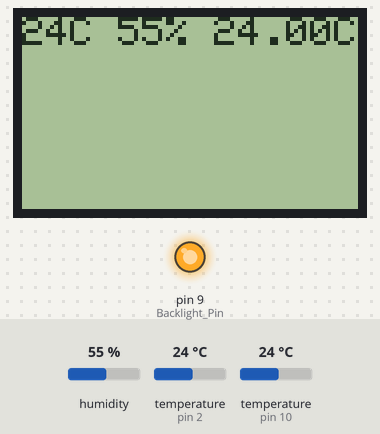
The sketch below on a simulated Arduino Uno, built with avr-gcc and run on an emulated ATmega328P. Shown: 84×48 one-colour display, output pins drawn as LEDs (lit = HIGH). The inputs (shaded band) are chosen by the test bench; at power-on: temperature (sensors on pin 10, pin 2) 24 °C, humidity 55 %.

Above: at 2.2 s.
2.3 s: temperature (sensor on pin 10) set to 12 °C
At 9.8 s:
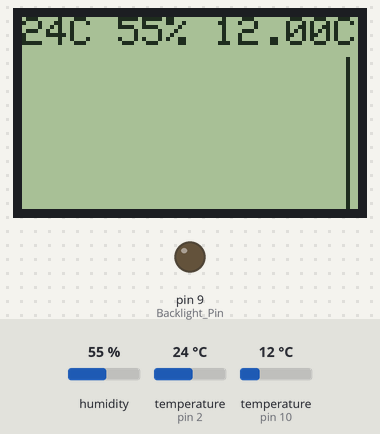
10.2 s: temperature (sensor on pin 10) set to 19 °C
At 13.4 s:
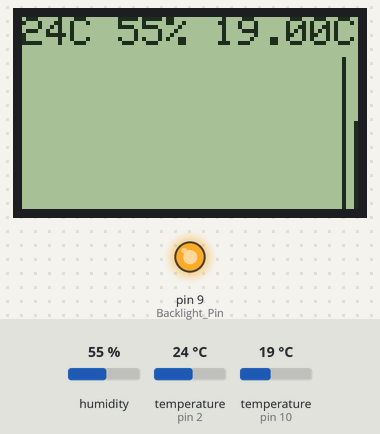
17.3 s: humidity set to 22 %
At 20.6 s:
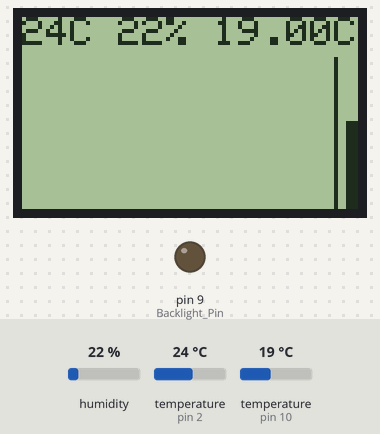
24.4 s: temperature (sensor on pin 2) set to 12 °C
At 27.8 s:
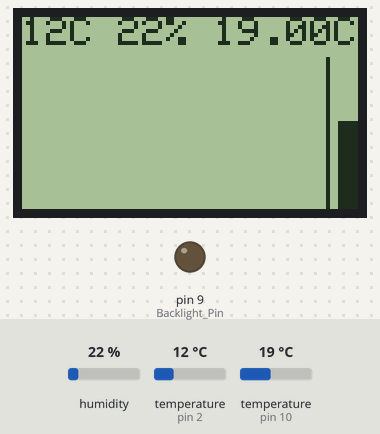
31.5 s: humidity set to 40 %
At 34.9 s:
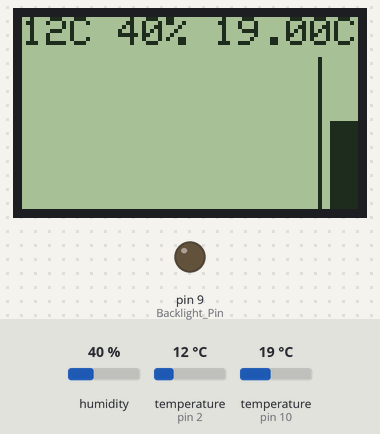
38.6 s: temperature (sensor on pin 10) set to 28 °C
At 42.2 s:
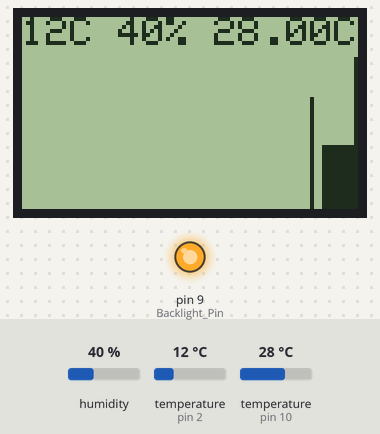
Timing chart, 0 to 43.7 s (numbered marks = the images above; inputs shaded):
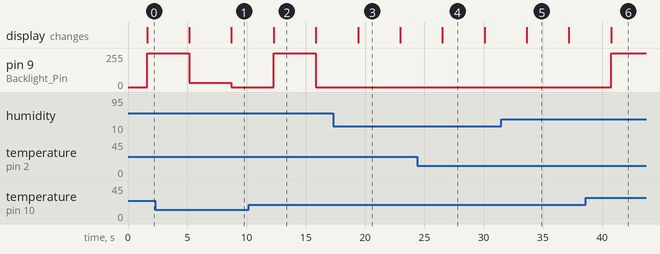

The sketch:

Grafik_Suhu_Kelembaban_LCD_Nokia.ino
```cpp
/*************************************
 * Program : Project
 * Input   : Sensor DHT11, DS1820
 * Output  : LCD Nokia 5110
 * 125 Proyek Arduino Inkubatek
 * www.tokotronik.com
 * ***********************************/

//Celsius to Fahrenheit conversion
double Fahrenheit(double celsius)
{
  return 1.8 * celsius + 32;
}

//Celsius to Kelvin conversion
double Kelvin(double celsius)
{
  return celsius + 273.15;
}

double dewPoint(double celsius, double humidity)
{
  double RATIO = 373.15 / (273.15 + celsius);  // RATIO was originally named A0, possibly confusing in Arduino context
  double SUM = -7.90298 * (RATIO - 1);
  SUM += 5.02808 * log10(RATIO);
  SUM += -1.3816e-7 * (pow(10, (11.344 * (1 - 1/RATIO ))) - 1) ;
  SUM += 8.1328e-3 * (pow(10, (-3.49149 * (RATIO - 1))) - 1) ;
  SUM += log10(1013.246);
  double VP = pow(10, SUM - 3) * humidity;
  double T = log(VP/0.61078);   // temp var
  return (241.88 * T) / (17.558 - T);
}

// delta max = 0.6544 wrt dewPoint()
// 5x faster than dewPoint()
// reference: http://en.wikipedia.org/wiki/Dew_point
double dewPointFast(double celsius, double humidity)
{
  double a = 17.271;
  double b = 237.7;
  double temp = (a * celsius) / (b + celsius) + log(humidity/100);
  double Td = (b * temp) / (a - temp);
  return Td;
}


#include <dht11.h>

dht11 DHT11;

#define DHT11PIN 2

#include <OneWire.h>
#include <DallasTemperature.h>

// Data wire is plugged into port 2 on the Arduino
#define ONE_WIRE_BUS 10

// Setup a oneWire instance to communicate with any OneWire devices (not just Maxim/Dallas temperature ICs)
OneWire oneWire(ONE_WIRE_BUS);

// Pass our oneWire reference to Dallas Temperature.
DallasTemperature sensors(&oneWire);


#include <Adafruit_GFX.h>
#include <Adafruit_PCD8544.h>

// pin 7 - Serial clock out (SCLK)
// pin 6 - Serial data out (DIN)
// pin 5 - Data/Command select (D/C)
// pin 4 - LCD chip select (CS)
// pin 3 - LCD reset (RST)
Adafruit_PCD8544 display = Adafruit_PCD8544(7, 6, 5, 4, 3);

#define Backlight_Pin 9

void setup()
{
  // DS18B20
  sensors.begin();

  // Nokia 5110 display
  display.begin();
  display.setContrast(50);

  pinMode(Backlight_Pin, OUTPUT);

  pinMode(0, INPUT);

  display.clearDisplay();
  display.setTextSize(1);
  display.setTextColor(BLACK);
  display.setCursor(0,0);
  display.println("Ready");
  display.display();
}

float dht11_temperature = 0;
float dht11_humidity = 0;
float ds18b20_temperature = 0;

#define TEMP_SIZE LCDWIDTH
float temp[TEMP_SIZE] = {0.0};
int temp_pos = 0; // position in circular buffer above

void loop()
{
   int chk = DHT11.read(DHT11PIN);

  switch (chk)
  {
    case DHTLIB_OK:
    break;
    case DHTLIB_ERROR_CHECKSUM:
    break;
    case DHTLIB_ERROR_TIMEOUT:
    break;
    default:
    break;
  }

  dht11_humidity = (float)DHT11.humidity;
  dht11_temperature = (float)DHT11.temperature;
  sensors.requestTemperatures(); // Send the command to get temperatures
  sensors.requestTemperatures(); // Send the command to get temperatures
  ds18b20_temperature = sensors.getTempCByIndex(0);
  temp[temp_pos] = ds18b20_temperature;

  display.clearDisplay();
  display.setCursor(0,0);
  display.print(dht11_temperature, 0);
  display.print("C ");
  display.print(dht11_humidity, 0);
  display.print("% ");
  display.print(ds18b20_temperature, 2);
  display.print("C");

  float min = temp[0], max = temp[0];

  for(int i = 0; i < TEMP_SIZE; i++) {
    if (temp[i] < min && temp[i] > 0) min = temp[i];
    if (temp[i] > max) max = temp[i];
  }

  // draw right to left so most recent value is on the right
  for(int x = TEMP_SIZE - 1; x >= 0; x--) {
    int pos = ( x + temp_pos + 1 ) % TEMP_SIZE;
    if ( temp[pos] > 0 ) {
      int y = ( ( temp[pos] - min ) / ( max - min ) ) * ( LCDHEIGHT - 10 );
      display.drawLine(x, LCDHEIGHT - y, x, LCDHEIGHT, BLACK);

    }
  }
   // refresh LCD
  display.display();

  // pulse display backlight
  int backlight = 0;

  float old_temp = temp[(temp_pos + TEMP_SIZE - 1) % TEMP_SIZE];
  if ( ds18b20_temperature < old_temp ) {
    backlight = 32;
  } else if ( ds18b20_temperature > old_temp ) {
    backlight = 255;
  }
  analogWrite(Backlight_Pin, backlight);
  delay(2000);
  if ( ++temp_pos > TEMP_SIZE ) temp_pos = 0;
}
```

Measured:
- after the input at 2.3 s, pin 9 (Backlight_Pin): 255/255 → 32/255 after 2.9 s, → 0/255 3.6 s later; the display: first changes after 2.9 s (image 1 shows a later state)
- after the input at 10.2 s, pin 9 (Backlight_Pin): 0/255 → 255/255 after 2.1 s, → 0/255 3.6 s later
- after the input at 38.6 s, pin 9 (Backlight_Pin): 0/255 → 255/255 after 2.2 s; the display: changes after 2.2 s (image 6)
- what the display in image 2 shows lasts 3.5 s, from 12.3 s to 15.8 s
